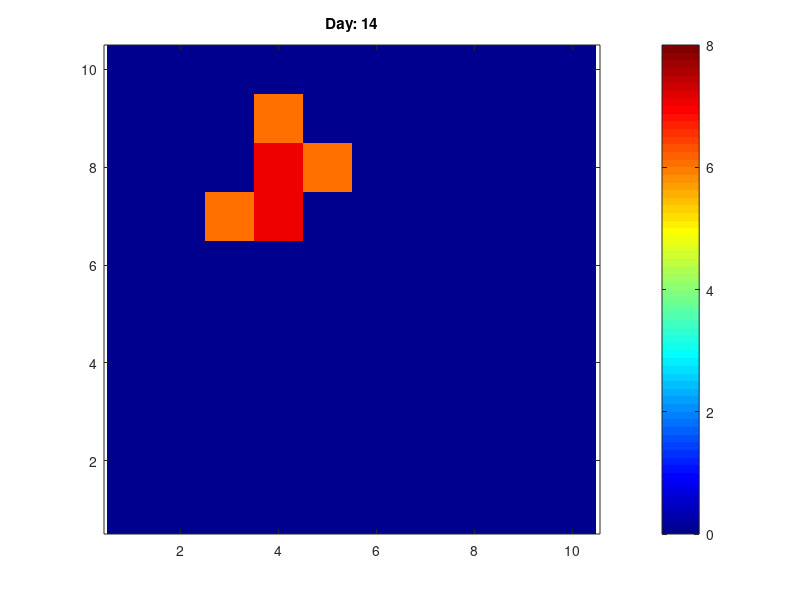

Reproduce this figure in MATLAB.
% Jackson Prettyman, Matt Bass, Will Johnson
% May 10, 2021
% CA model of COVID infection accross a population

% figure dimensions
rows= 10; %number of rows 
cols = 10; %number of cols
x = 1:rows;
y = 1:cols; 

% simulation constants
days = 14; % number of days
number_iterations = days; % number of iterations 

% creating grid
cell_value = zeros(rows, cols);
cell_value_extend = zeros(rows + 2, cols + 2);
observation_period = {};
observation_period_extend = {};

% constants
length_of_infection = 2; % length in days that infection lasts
length_of_immunity = 5;
transmission_constant = .25; % chance a susceptible becomes infected ...
                             % when interacting with 1 infected

% neighbor function for use in infection simulation
% input: coordinates of grid extended
% output: odds of infection given number of infected around susceptible
probability_of_infection = @(x, y, cell_value_ex) ...
    ((transmission_constant) ...
    * ((cell_value_ex(x + 1, y) > 0 && cell_value_ex(x + 1, y) < ...
    length_of_infection + 1) ...
    + (cell_value_ex(x - 1, y) > 0 && cell_value_ex(x - 1, y) < ...
    length_of_infection + 1) ...
    + (cell_value_ex(x, y + 1) > 0 && cell_value_ex(x, y + 1) < ...
    length_of_infection + 1) ...
    + (cell_value_ex(x, y - 1) > 0 && cell_value_ex(x ,y - 1) < ...
    length_of_infection + 1)));

% initial population values
total_population = rows * cols; % total number of people

% initialization probabilities
probability_initially_susceptible = 0.9; % probability to start susceptible 

% initializing the grid and grid list
initial_infected = 0;
for j = x
    for k = y
        if rand > probability_initially_susceptible
            cell_value(j, k) = cell_value(j, k) + 1;
            initial_infected = initial_infected + 1;
        end
    end
end

cell_value_extend(2:rows + 1, 2:cols + 1) = cell_value;
observation_period{1} = cell_value;
observation_period_extend{1} = cell_value_extend;

% population arrays
susceptible_array = zeros(1, number_iterations);
susceptible_array(1) = total_population - initial_infected;
infected_array = zeros(1, number_iterations);
infected_array(1) = initial_infected;
recovered_array = zeros(1, number_iterations);

for i = 2:number_iterations    
     cell_value = observation_period{i - 1};
     cell_value_extend = observation_period_extend{i - 1};
     for row = 2:rows + 1
         for col = 2:cols + 1
             if cell_value(row - 1, col - 1) == 0
                cell_value(row - 1, col - 1) = ...
                    cell_value(row - 1, col - 1) + (rand < ...
                    probability_of_infection(row, col, cell_value_extend));
             elseif cell_value(row - 1, col - 1) > 0 && ...
                 cell_value(row - 1, col - 1) < 8
                cell_value(row - 1, col - 1) = ...
                    cell_value(row - 1, col - 1) + 1;
                if cell_value(row - 1, col - 1) == 8
                    cell_value(row - 1, col - 1) = 0;  
                end
             end
         end 
     end
     cell_value_extend(2:rows + 1, 2:cols + 1) = cell_value;
     observation_period{i} = cell_value;
     observation_period_extend{i} = cell_value_extend;
end






%Plotting the CA for each time step

upper_cv_bound = 8;
lower_cv_bound = 0;

%set the color map
set(groot,'DefaultFigureColormap',jet(64));
figure;
for i=1:1:number_iterations
    
    ca_model = observation_period{i};
    
    %Get max and mic cell value for the entire CA simulation
    
    imagesc(ca_model);
    caxis([lower_cv_bound,upper_cv_bound]);
    title(sprintf('Day: %d',i));
    colorbar();
    hold;
    axis equal; axis tight; axis xy;
    
    %wait to go onto next image
    fprintf('Waiting for any key to be pressed\n');
    w = waitforbuttonpress;
end